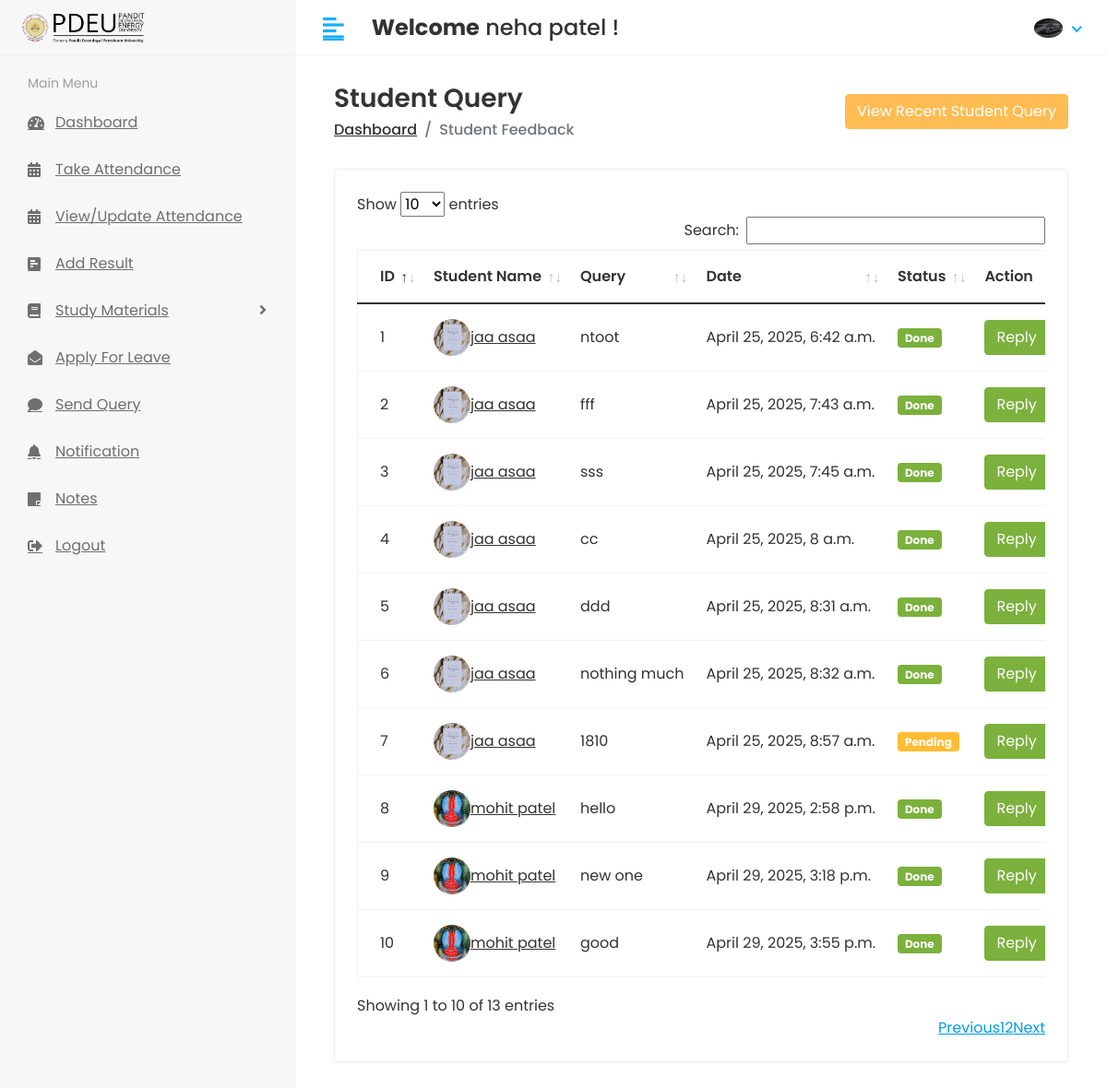
The app's page /Hod/Student/feedback (signed in), older data.
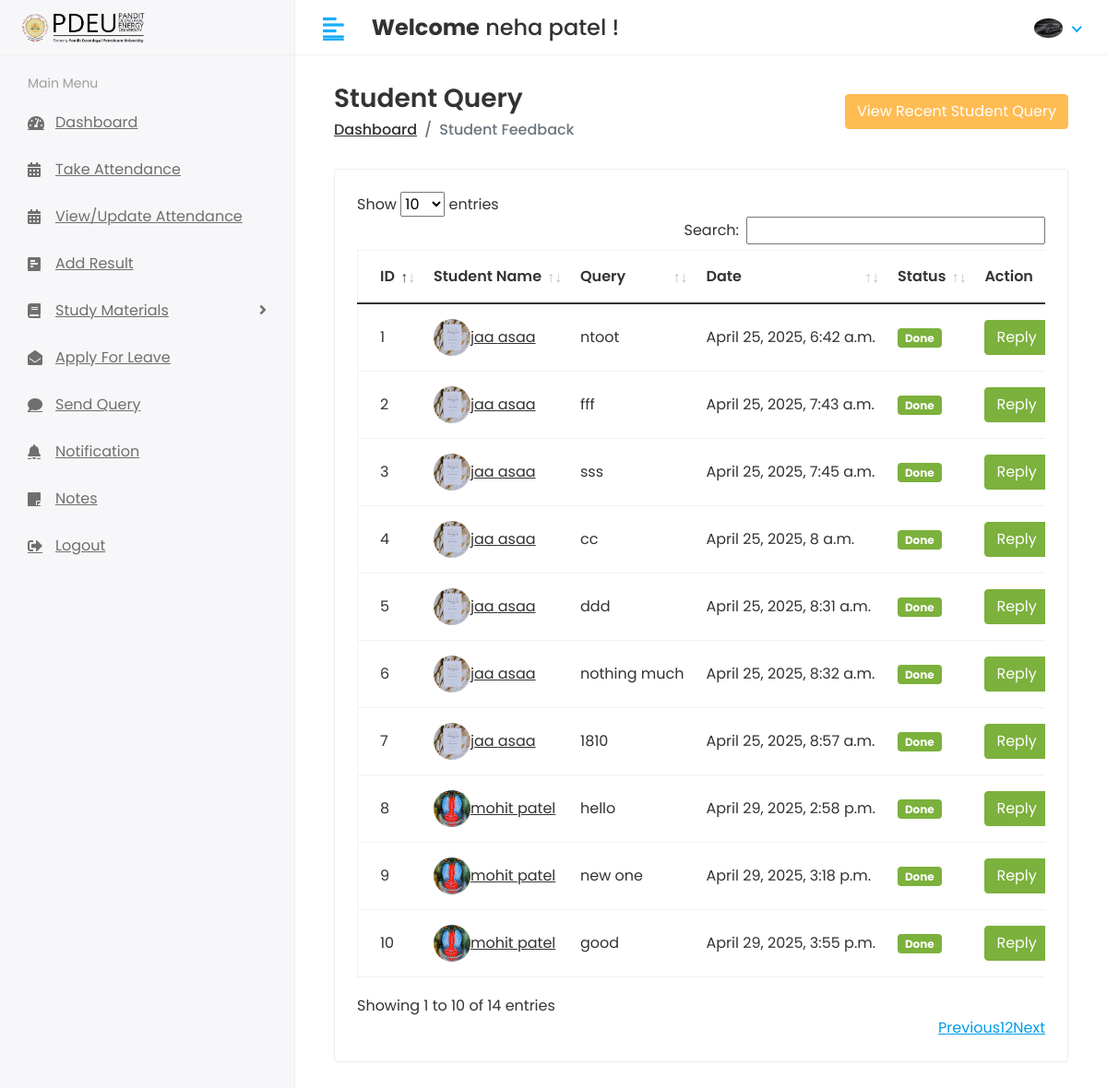
The same page, newer data.
### app/models.py (models this page shows, shortened)
class Student_Feedback(models.Model):
    student_id = models.ForeignKey(Student, on_delete=models.CASCADE)
    feedback = models.TextField()
    feedback_reply = models.TextField()
    status = models.IntegerField(default=0)
    created_at = models.DateTimeField(auto_now_add=True, null=True)
    updated_at = models.DateTimeField(auto_now=True, null=True)

class Student(models.Model):
    SEMESTER_CHOICES = (
        (1, '1st Semester'),
        (2, '2nd Semester'),
        (3, '3rd Semester'),
        (4, '4th Semester'),
        (5, '5th Semester'),
        (6, '6th Semester'),
        (7, '7th Semester'),
        (8, '8th Semester'),
    )
    admin = models.OneToOneField(CustomUser, on_delete=models.CASCADE)
    address = models.TextField()
    gender = models.CharField(max_length=100)
    course_id = models.ForeignKey(Course, on_delete=models.CASCADE)
    session_year_id = models.ForeignKey(Session_Year, on_delete=models.CASCADE)
    enrollment_no = models.CharField(max_length=50, unique=True, null=True)
    semester = models.IntegerField(choices=SEMESTER_CHOICES, null=True, blank=True)
    created_at = models.DateTimeField(auto_now_add=True)
    updated_at = models.DateTimeField(auto_now=True)

class CustomUser(AbstractUser):
    USER = (
        (1, 'HOD'),
        (2, 'STAFF'),
        (3, 'STUDENT'),
        (4, 'PARENT'),  # Added Parent user type
    )
    user_type = models.CharField(choices=USER, max_length=50, default=1)
    profile_pic = models.ImageField(upload_to='media/profile_pic')

### student_management_system/Hod_Views.py (the view)
# urls.py: path('Hod/Student/feedback', Hod_Views.STUDENT_FEEDBACK, name='get_student_feedback'),
@login_required(login_url='/')
def STUDENT_FEEDBACK(request): # This is for HOD viewing/replying student feedback
    feedback = Student_Feedback.objects.all().order_by('-created_at')
    context = {
        'feedback': feedback,
    }
    return render(request, 'Hod/student_feedback.html', context)

### templates/Hod/student_feedback.html (shortened to what this page needs)
{% extends 'base.html' %}
{% block content %}
<div class="content container-fluid">
    <div class="page-header">
        <div class="row align-items-center">
            <div class="col">
                <h3 class="page-title">Student Query</h3>
                <ul class="breadcrumb">
                    <li class="breadcrumb-item"><a href="{% url 'hod_home' %}">Dashboard</a></li>
                    <li class="breadcrumb-item active">Student Feedback</li>
                </ul>
            </div>
            <div class="col-auto text-right float-right ml-auto">
                <button type="button" class="btn btn-primary" data-toggle="modal" data-target="#exampleModalCenter">
                    View Recent Student Query
                </button>
            </div>
        </div>
    </div>
    <div class="row">
        <div class="col-sm-12">
            <div class="card card-table">
                <div class="card-body">
                    <div class="table-responsive">
                        <table id="table_id" class="table table-hover table-center mb-0">
                            <thead>
                                <tr>
                                    <th>ID</th>
                                    <th>Student Name</th>
                                    <th>Query</th>
                                    <th>Date</th>
                                    <th>Status</th>
                                    <th class="text-right">Action</th>
                                </tr>
                            </thead>
                            <tbody>
                            {% for i in feedback %}
                                <tr>
                                    <td>{{ i.id }}</td>
                                    <td>
                                        <h2 class="table-avatar">
                                            <a href="student-details.html" class="avatar avatar-sm mr-2"><img class="avatar-img rounded-circle" src="/{{ i.student_id.admin.profile_pic }}" alt="User Image"></a>
                                            <a href="student-details.html">{{ i.student_id.admin.first_name }} {{ i.student_id.admin.last_name }}</a>
                                        </h2>
                                    </td>
                                    <td>{{ i.feedback }}</td>
                                    <td>{{ i.created_at }}</td>
                                    <td>
                                        {% if i.status == 1 %}
                                            <span class="badge badge-success"> Done</span>
                                        {% else %}
                                            <span class="badge badge-warning"> Pending</span>
                                        {% endif %}
                                    </td>
                                    <td class="text-right">
                                        <button type="button" class="btn btn-success" data-toggle="modal" data-target="#sendnotification-{{ forloop.counter }}">
                                            Reply
                                        </button>
                                    </td>
                                </tr>
                            {% endfor %}
                            </tbody>
                        </table>
                    </div>
                </div>
            </div>
        </div>
    </div>
</div>
{% endblock %}

Row changes from the older to the newer data that the page shows:
changed Student_Feedback "April 25, 2025, 8:57 a.m.": status "Pending" → "Done"
Text that changed along with them:
text written by a page script: "Show entries Search: Showing 1 to 10 of 13 entries Previous 1 2 Next" → "Show entries Search: Showing 1 to 10 of 14 entries Previous 1 2 Next"
